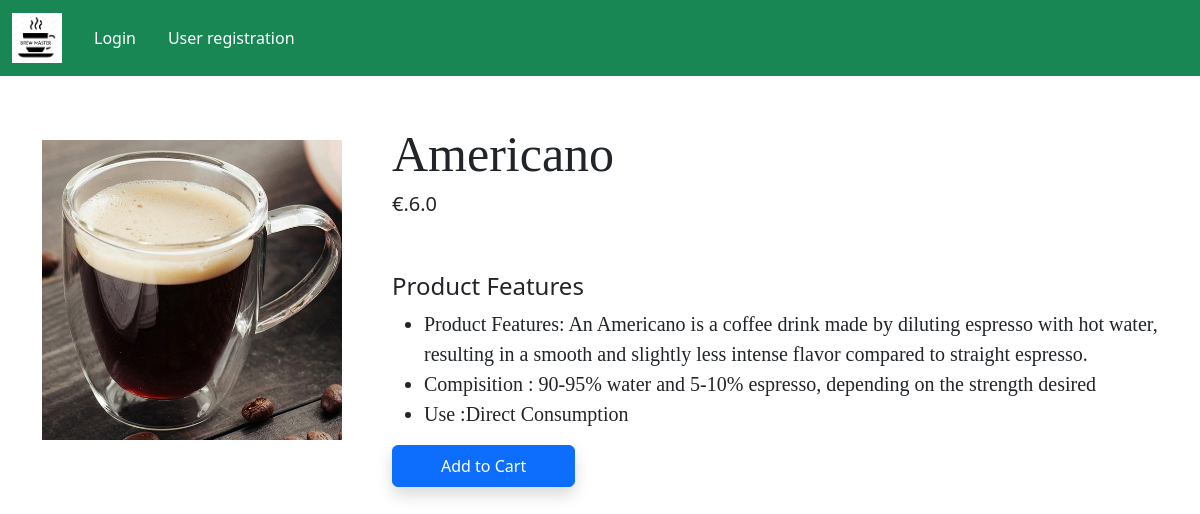
Screenshot of /product-detail/1 with the database file from the repository.
### app/models.py (models this page shows, shortened)
class Product(models.Model):
    title = models.CharField(max_length=100)
    selling_price = models.FloatField()
    description = models.TextField()
    composition = models.TextField(default='')
    prodapp = models.TextField(default='')
    category = models.CharField(choices=Category_choices, max_length=2)
    product_image = models.ImageField(upload_to='product')

### app/views.py (the view)
# urls.py: path("product-detail/<int:pk>", views.ProductDetail.as_view(),name="product-detail"),
class ProductDetail(View):
    def get(self,request,pk):
          product = Product.objects.get(pk=pk)
          return render(request, "app/productdetail.html",locals())

### app/templates/app/productdetail.html (shortened to what this page needs)
{% extends 'app/base.html' %}
{% load static %}
{% block main-content %}
<div class="container">
  <div class="btn-flex flex justify-content-between">
    <div class="img2_col-1g-5 mt-5">
      <img src="{{product.product_image.url}}" class="image col-xs-6
                      col-sm-12 col-1g-12 mt-3 text-sm-center w-50 " alt="">
    </div>
    <div class="productdetail col-1g-5">
      <h1 style="font-family: Georgia; font-size: 50px;">{{product.title}}</h1>
      <h5>€.{{product.selling_price}}</h5>
      <br><br>
      <h4>Product Features</h4>
      <ul class="fs-5" style="font-family: Rajdhani;">
        <li>{{product.description}}</li>
        <li>Compisition : {{product.composition}}</li>
        <li>Use :{{product.prodapp}}</li>
      </ul>
      <form action="{% url 'add-to-cart' %}" method="get" class="d-inline">
        <button type="submit" class="btn btn-primary shadow px-5 py-2">Add to Cart</button>
    </form>
      </div>
  </div>
</div>
{% endblock main-content %}

### app/templates/app/productdetail.html (style rules this page uses)
.btn-flex { display: flex; gap: 50px; }
.w-50 { height: 300px !important; width: 300px !important; }
.productdetail { margin-top: 3rem !important; }

### rows the page displays
Product: product_image (picture), title "Americano", selling_price "6.0", description "Product Features: An Americano is a coffee drink made by diluting espresso with hot water, resulting in a smooth and slightly less intense flavor compared to straight espresso.", composition "90-95% water and 5-10% espresso, depending on the strength desired", prodapp "Direct Consumption"
